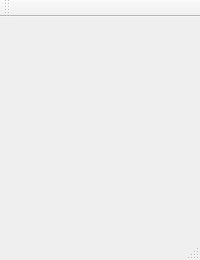
<?xml version="1.0" encoding="UTF-8"?>
<ui version="4.0">
 <class>MainWindow</class>
 <widget class="QMainWindow" name="MainWindow">
  <property name="geometry">
   <rect>
    <x>0</x>
    <y>0</y>
    <width>200</width>
    <height>260</height>
   </rect>
  </property>
  <property name="sizePolicy">
   <sizepolicy hsizetype="Fixed" vsizetype="Fixed">
    <horstretch>0</horstretch>
    <verstretch>0</verstretch>
   </sizepolicy>
  </property>
  <property name="minimumSize">
   <size>
    <width>200</width>
    <height>260</height>
   </size>
  </property>
  <property name="maximumSize">
   <size>
    <width>200</width>
    <height>260</height>
   </size>
  </property>
  <property name="windowTitle">
   <string>MainWindow</string>
  </property>
  <widget class="QWidget" name="centralWidget"/>
  <widget class="QMenuBar" name="menuBar">
   <property name="geometry">
    <rect>
     <x>0</x>
     <y>0</y>
     <width>200</width>
     <height>21</height>
    </rect>
   </property>
  </widget>
  <widget class="QToolBar" name="mainToolBar">
   <attribute name="toolBarArea">
    <enum>TopToolBarArea</enum>
   </attribute>
   <attribute name="toolBarBreak">
    <bool>false</bool>
   </attribute>
  </widget>
  <widget class="QStatusBar" name="statusBar"/>
 </widget>
 <layoutdefault spacing="6" margin="11"/>
 <resources/>
 <connections/>
</ui>
